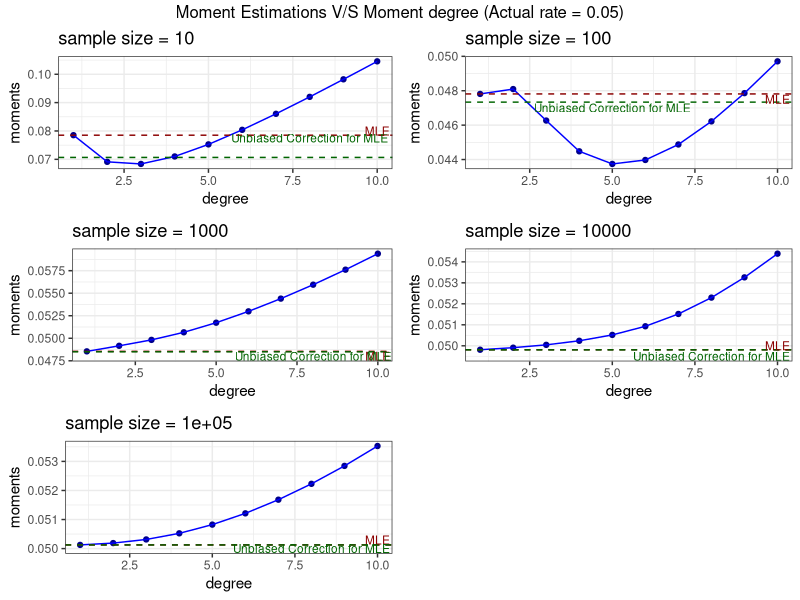
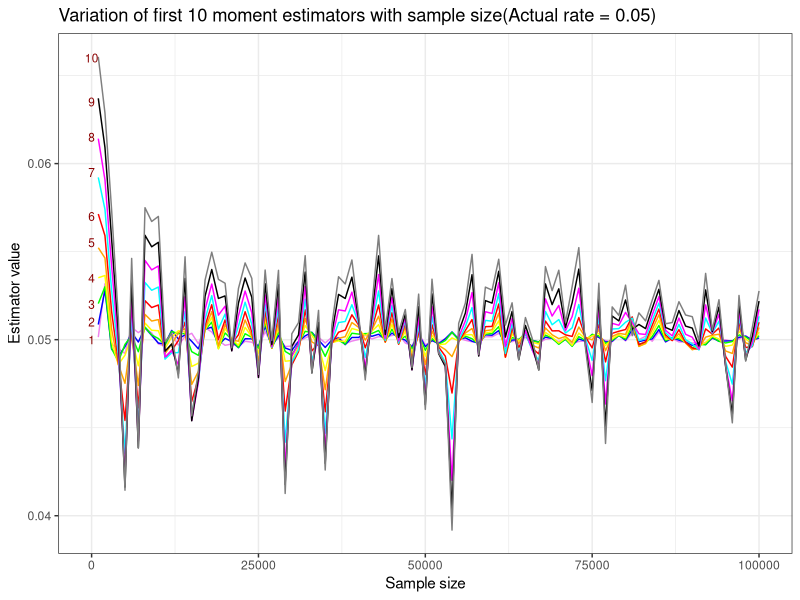

Reproduce these figures in R, in order.

#Constant n,u. Varying k
library(gridExtra)
library(tidyverse)

momest_exp <- function(v,k){
  return((factorial(k)/(sum(v^k)/length(v)))^(1/k))
}

k <- 10
moment_number <- seq(1,k,by=1)
sample_size <- c(10,100,1000,10000,100000)
par(mfrow = c(2,3))
g <- list()
c <- 1
plotlabel <- data.frame(text = c("MLE","MLE","MLE","MLE","MLE","Unbiased Correction for MLE", 
                                 "Unbiased Correction for MLE","Unbiased Correction for MLE",
                                 "Unbiased Correction for MLE","Unbiased Correction for MLE"), 
                        x = c(10,10,10,10,10,8,5,8,8,8), 
                        y = c(0.08,0.0475,0.048,0.05,0.0503,0.0775,0.047,0.048,0.0495,0.05))
for(i in sample_size){
  set.seed(123)
  exp_sample <- rexp(i, rate = 0.05)
  moment_estimations <- data.frame(degree = 1:k, moments = matrix(unlist(lapply(moment_number,momest_exp,v=exp_sample))))
  g[[c]] <- ggplot(data = moment_estimations, aes(x=degree,y=moments)) + 
              geom_point(col = "darkblue") + 
              geom_line(col = "blue") +
              ggtitle(paste0("sample size = ",i)) + 
              geom_hline(yintercept = 1/mean(exp_sample), lty = 2, col="darkred") +
              geom_hline(yintercept = (length(exp_sample) - 1)/sum(exp_sample), lty = 2, col="darkgreen") +
              geom_text(data=plotlabel[c,], aes(x,y,label=text), size = 3, col="darkred") +
              geom_text(data=plotlabel[c + 5,], aes(x,y,label=text), size = 3, col="darkgreen") +
              theme_bw()
              c <- c + 1
}

grid.arrange(g[[1]], g[[2]], g[[3]], g[[4]], g[[5]], top = "Moment Estimations V/S Moment degree (Actual rate = 0.05)")

#Constant u. Varying n,k.
k <- 10
moment_number <- seq(1,k,by=1)
cols <- c(paste0("k",1:k))
sample_size <- seq(1000,100000,by=1000)
moment_estimations <- data.frame(matrix(0, nrow = length(sample_size), ncol = k + 1))
moment_estimations[,1] <- sample_size
colnames(moment_estimations) <- c("n",cols)
library(dplyr)
c <- 1
for (i in sample_size) {
  exp_sample <- rexp(i, rate = 0.05)
  for (j in moment_number) {
    moment_estimations[c,j+1] <- momest_exp(exp_sample,j)
  }
  c <- c + 1
}

plotlabel <- data.frame(text = c("1","2","3","4","5","6","7","8","9","10"), 
                        x = c(rep(3,10)), 
                        y = c(0.05,0.051,0.052,0.0535,0.0555,0.057,0.0595,0.0615,0.0635,0.066))

moment_estimations %>% ggplot(aes(x = n)) + 
  geom_line(aes(y=k1),col="violet") + 
  geom_line(aes(y=k2),col="blue") +
  geom_line(aes(y=k3),col="green") + 
  geom_line(aes(y=k4),col="yellow") + 
  geom_line(aes(y=k5),col="orange") + 
  geom_line(aes(y=k6),col="red") + 
  geom_line(aes(y=k7),col="cyan") + 
  geom_line(aes(y=k8),col="magenta") +
  geom_line(aes(y=k9),col="black") + 
  geom_line(aes(y=k10),col="grey50") + 
  xlab("Sample size") + 
  ylab("Estimator value") + 
  ggtitle("Variation of first 10 moment estimators with sample size(Actual rate = 0.05)") + 
  theme_bw() + 
  geom_text(data=plotlabel, aes(x,y,label=text), size = 3, col="darkred")

#Constant n. Varying u,k.
#k <- 10
#moment_number <- seq(1,k,by=1)
#cols <- c(paste0("k",1:k))
#rates <- seq(1,10,by=0.1)
#moment_estimations <- data.frame(matrix(0, nrow = length(rates), ncol = k + 1))
#moment_estimations[,1] <- rates
#colnames(moment_estimations) <- c("rates",cols)
#library(dplyr)
#c <- 1
#for (i in rates) {
#  exp_sample <- rexp(100, rate = rates[i])
#  for (j in moment_number) {
#    moment_estimations[c,j+1] <- momest_exp(exp_sample,j)
#  }
#  c <- c + 1
#}

#moment_estimations %>% ggplot(aes(x = rates)) + geom_line(aes(y=k1),col="violet") + geom_line(aes(y=k2),col="blue") +
#  geom_line(aes(y=k3),col="green") + geom_line(aes(y=k4),col="yellow") + geom_line(aes(y=k5),col="orange") + 
#  geom_line(aes(y=k6),col="red") + geom_line(aes(y=k7),col="cyan") + geom_line(aes(y=k8),col="magenta") +
#  geom_line(aes(y=k9),col="black") + geom_line(aes(y=k10),col="white") + xlab("Rate") + ylab("Estimator value") + 
#  ggtitle("Variation of first 10 moment estimators with rate(n=100)")
